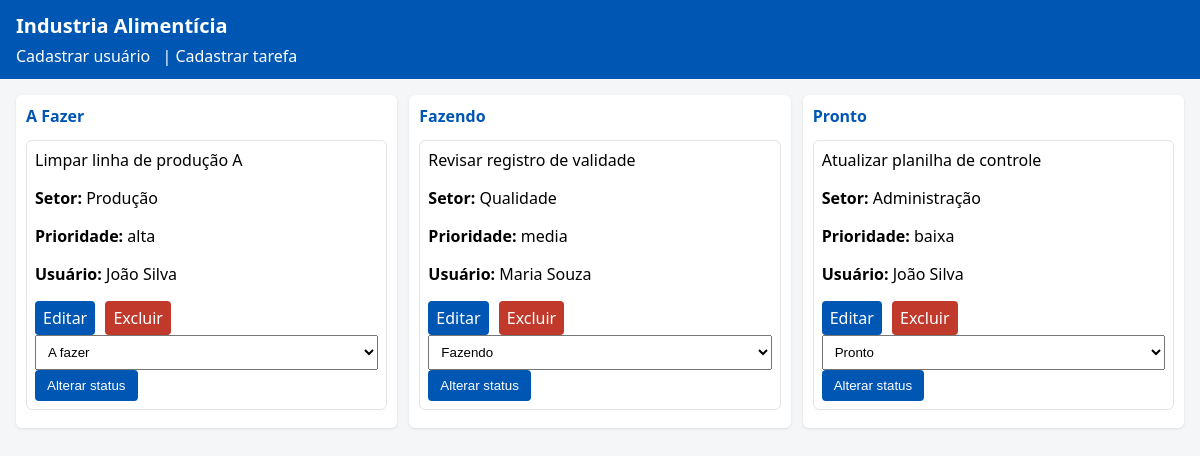
The page / on the database its author committed.
### tables this page shows
CREATE TABLE tasks (
  id INT AUTO_INCREMENT PRIMARY KEY,
  user_id INT NOT NULL,
  descricao TEXT NOT NULL,
  setor VARCHAR(100) NOT NULL,
  prioridade ENUM('baixa','media','alta') NOT NULL DEFAULT 'baixa',
  data_cadastro DATETIME NOT NULL DEFAULT CURRENT_TIMESTAMP,
  status ENUM('a fazer','fazendo','pronto') NOT NULL DEFAULT 'a fazer',
  FOREIGN KEY (user_id) REFERENCES users(id) ON DELETE CASCADE ON UPDATE CASCADE
);

CREATE TABLE users (
  id INT AUTO_INCREMENT PRIMARY KEY,
  nome VARCHAR(150) NOT NULL,
  email VARCHAR(150) NOT NULL UNIQUE
);

### index.php (the view, shortened to what this page needs)
<?php
$conn = db_connect();
$tasks = ['a fazer' => [], 'fazendo' => [], 'pronto' => []];
$res = $conn->query("SELECT t.*, u.nome as usuario FROM tasks t JOIN users u ON u.id = t.user_id ORDER BY t.data_cadastro DESC");
while ($r = $res->fetch_assoc()) {
    $tasks[$r['status']][] = $r;
}
?>
<!doctype html>
<html lang="pt-br">
<head>
    <link rel="stylesheet" href="css/styles.css">
</head>
<body>
    <header>
        <h1>Industria Alimentícia</h1>
        <nav>
            <a href="user_create.php">Cadastrar usuário</a> |
            <a href="create.php">Cadastrar tarefa</a>
        </nav>
    </header>
    <main>
        <div class="board">
            <?php foreach (['a fazer' => 'A Fazer', 'fazendo' => 'Fazendo', 'pronto' => 'Pronto'] as $key => $label): ?>
                <section class="column">
                    <h2><?= htmlspecialchars($label) ?></h2>
                    <?php foreach ($tasks[$key] as $t): ?>
                        <article class="card">
                            <p class="desc"><?= nl2br(htmlspecialchars($t['descricao'])) ?></p>
                            <p><strong>Setor:</strong> <?= htmlspecialchars($t['setor']) ?></p>
                            <p><strong>Prioridade:</strong> <?= htmlspecialchars($t['prioridade']) ?></p>
                            <p><strong>Usuário:</strong> <?= htmlspecialchars($t['usuario']) ?></p>
                            <div class="card-actions">
                                <a class="btn" href="create.php?id=<?= $t['id'] ?>">Editar</a>
                                <a class="btn btn-danger" href="delete.php?id=<?= $t['id'] ?>" onclick="return confirm('Confirma exclusão?')">Excluir</a>
                            </div>
                            <form method="post" action="status.php" class="status-form">
                                <select name="status">
                                    <option value="a fazer" <?= $t['status'] == 'a fazer' ? 'selected' : '' ?>>A fazer</option>
                                    <option value="fazendo" <?= $t['status'] == 'fazendo' ? 'selected' : '' ?>>Fazendo</option>
                                    <option value="pronto" <?= $t['status'] == 'pronto' ? 'selected' : '' ?>>Pronto</option>
                                </select>
                                <button type="submit">Alterar status</button>
                            </form>
                        </article>
                    <?php endforeach; ?>
                </section>
            <?php endforeach; ?>
        </div>
    </main>
    <footer>
    </footer>
</body>
</html>

### css/styles.css (style rules this page uses)
body { font-family: Segoe UI, Arial, sans-serif; margin: 0; padding: 0; background: #f4f6f8; color: #000; }
header { background: #0056b3; color: #fff; padding: 12px 16px; }
header h1 { margin: 0 0 6px 0; font-size: 20px; }
nav a { color: #fff; margin-right: 8px; text-decoration: none; }
main { padding: 16px; }
.board { display: flex; gap: 12px; }
.column { background: #fff; padding: 10px; border-radius: 6px; flex: 1; min-height: 200px; box-shadow: 0 1px 3px rgba(0, 0, 0, 0.1); }
.column h2 { margin-top: 0; font-size: 16px; color: #0056b3; }
.card { border: 1px solid #e1e4e8; padding: 8px; margin-bottom: 8px; border-radius: 6px; background: #fff; }
.card .desc { margin: 0 0 6px 0; }
.card-actions { margin-top: 6px; }
.btn { display: inline-block; padding: 6px 8px; text-decoration: none; border-radius: 4px; background: #0056b3; color: #fff; margin-right: 6px; }
.btn-danger { background: #c0392b; }
input[type=text], input[type=email], textarea, select { width: 100%; padding: 8px; box-sizing: border-box; }
button { padding: 8px 12px; background: #0056b3; color: #fff; border: none; border-radius: 4px; cursor: pointer; }
footer { padding: 12px 16px; font-size: 13px; color: #333; }

### rows shown on the page
tasks: descricao "Limpar linha de produção A", setor "Produção", prioridade "alta", user.nome "João Silva", status "A fazer"
tasks: descricao "Revisar registro de validade", setor "Qualidade", prioridade "media", user.nome "Maria Souza", status "Fazendo"
tasks: descricao "Atualizar planilha de controle", setor "Administração", prioridade "baixa", user.nome "João Silva", status "Pronto"

### other values the page prints
$label "A Fazer"
$label "Fazendo"
$label "Pronto"
